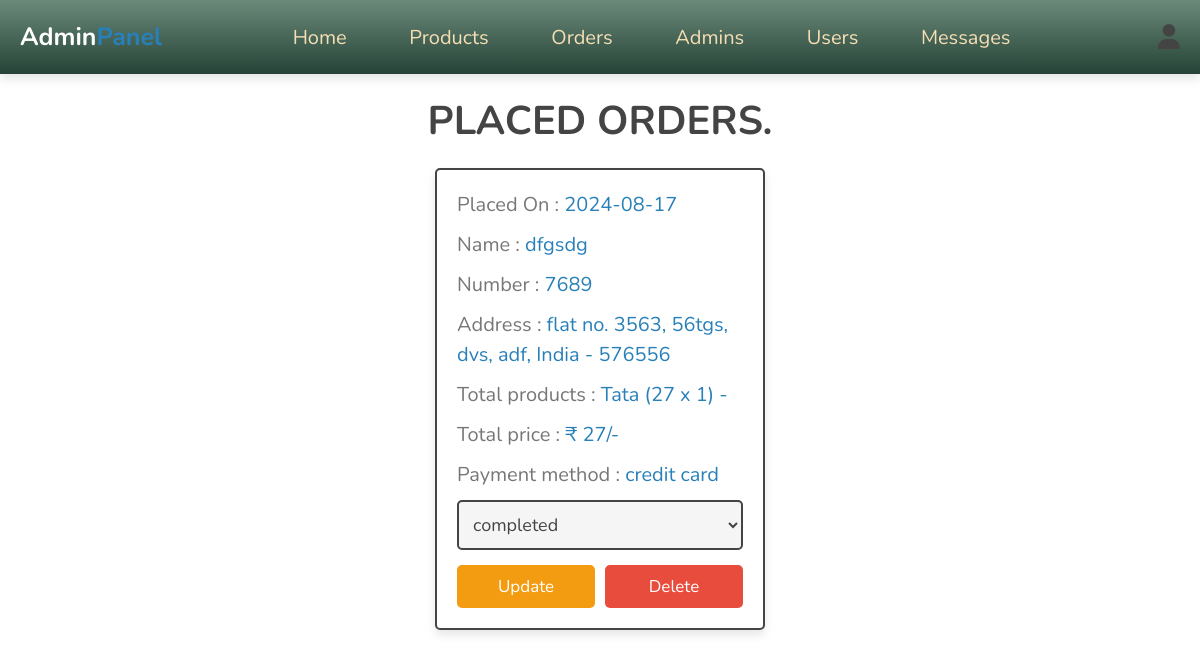
/admin/placed_orders.php (signed in), run on the app's committed database.
### tables this page shows
CREATE TABLE `orders` (
  `id` int(100) NOT NULL,
  `user_id` int(100) NOT NULL,
  `name` varchar(20) NOT NULL,
  `number` varchar(10) NOT NULL,
  `email` varchar(50) NOT NULL,
  `method` varchar(50) NOT NULL,
  `address` varchar(500) NOT NULL,
  `total_products` varchar(1000) NOT NULL,
  `total_price` int(100) NOT NULL,
  `placed_on` date NOT NULL DEFAULT current_timestamp(),
  `payment_status` varchar(20) NOT NULL DEFAULT 'pending'
);

### admin/placed_orders.php (the view, shortened to what this page needs)
<?php
include '../components/connect.php';
?>
<!DOCTYPE html>
<html lang="en">
<head>
   <link rel="stylesheet" href="https://cdnjs.cloudflare.com/ajax/libs/font-awesome/6.1.1/css/all.min.css">
   <link rel="stylesheet" href="../css/admin_style.css">
</head>
<body>
<?php include '../components/admin_header.php'; ?>
<section class="orders">
<h1 class="heading">Placed Orders.</h1>
<div class="box-container">
   <?php
      $select_orders = $conn->prepare("SELECT * FROM `orders`");
      $select_orders->execute();
      if($select_orders->rowCount() > 0){
         while($fetch_orders = $select_orders->fetch(PDO::FETCH_ASSOC)){
   ?>
   <div class="box">
      <p> Placed On : <span><?= $fetch_orders['placed_on']; ?></span> </p>
      <p> Name : <span><?= $fetch_orders['name']; ?></span> </p>
      <p> Number : <span><?= $fetch_orders['number']; ?></span> </p>
      <p> Address : <span><?= $fetch_orders['address']; ?></span> </p>
      <p> Total products : <span><?= $fetch_orders['total_products']; ?></span> </p>
      <p> Total price : <span> ₹ <?= $fetch_orders['total_price']; ?>/-</span> </p>
      <p> Payment method : <span><?= $fetch_orders['method']; ?></span> </p>
      <form action="" method="post">
         <select name="payment_status" class="select">
            <option selected disabled><?= $fetch_orders['payment_status']; ?></option>
         </select>
        <div class="flex-btn">
         <input type="submit" value="update" class="option-btn" name="update_payment">
         <a href="placed_orders.php?delete=<?= $fetch_orders['id']; ?>" class="delete-btn" onclick="return confirm('delete this order?');">delete</a>
        </div>
      </form>
   </div>
   <?php
         }
      }else{
         echo '<p class="empty">no orders placed yet!</p>';
      }
   ?>
</div>
</section>
</body>
</html>

### css/admin_style.css (style rules this page uses)
:root { --main-color:#2980b9; --orange:#f39c12; --red:#e74c3c; --black:#444; --white:#fff; --light-color:#777; --light-bg:#f5f5f5; --border:.2rem solid var(--black); --box-shadow:0 .5rem 1rem rgba(0,0,0,.1); }
* { font-family: 'Nunito', sans-serif; margin:0; padding:0; box-sizing: border-box; outline: none; border:none; text-decoration: none; }
html { font-size: 62.5%; overflow-x: hidden; }
body { background-color: var(--light-bg); background: url(../images/gr.png) no-repeat; }
section { padding:2rem; max-width: 1200px; margin:0 auto; }
.heading { font-size: 4rem; color:var(--black); margin-bottom: 2rem; text-align: center; text-transform: uppercase; }
.btn, .delete-btn, .option-btn { display: block; width: 100%; margin-top: 1rem; border-radius: .5rem; padding:1rem 3rem; font-size: 1.7rem; text-transform: capitalize; color:var(--white); cursor: pointer; text-align: center; }
.option-btn { background-color: var(--orange); }
.delete-btn { background-color: var(--red); }
.flex-btn { display: flex; gap:1rem; }
.orders .box-container { display: grid; grid-template-columns: repeat(auto-fit, 33rem); gap:1.5rem; align-items: flex-start; justify-content: center; }
.orders .box-container .box { padding:2rem; padding-top: 1rem; border-radius: .5rem; border:var(--border); background-color: var(--white); box-shadow: var(--box-shadow); }
.orders .box-container .box p { line-height: 1.5; font-size: 2rem; color:var(--light-color); margin:1rem 0; }
.orders .box-container .box p span { color:var(--main-color); }
.orders .box-container .select { margin-bottom: .5rem; width: 100%; background-color: var(--light-bg); padding:1rem; font-size: 1.8rem; color:var(--black); border-radius: .5rem; border:var(--border); }

### data on the page
orders: placed_on "2024-08-17", name "dfgsdg", number "7689", address "flat no. 3563, 56tgs, dvs, adf, India - 576556", total_products "Tata (27 x 1) -", total_price "27", method "credit card", payment_status "completed"
